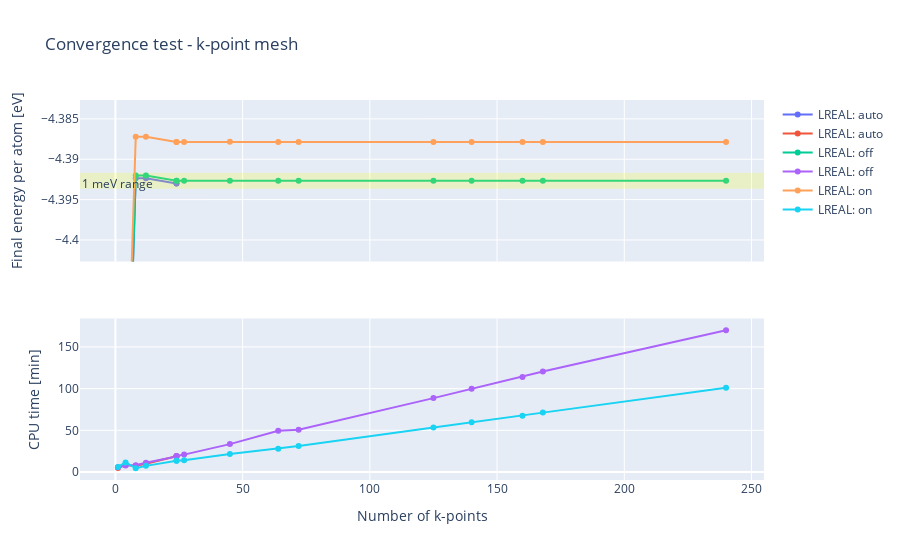

This figure's notebook cell:
### Code cell
# graphing 1x2
fig = make_subplots(rows=2, cols=1, shared_xaxes=True)

for setting in results['Real space'].unique():
    subset = results.query('`Real space`==@setting')
    fig.append_trace(go.Scatter(
                x=subset['# k-points'],
                y=subset['Final energy [eV]'],
                name=f'LREAL: {setting}',
                hovertemplate=
                    "%{text}"+"<br>Number of k-points: %{x}"+"<br>Final energy: %{y}",
                text = subset['k-points']
            ),
            row=1, col=1
            )
    fig.append_trace(go.Scatter(
                x=subset['# k-points'],
                y=subset['CPU time [min]'],
                name=f'LREAL: {setting}',
                hovertemplate=
                    "%{text}"+"<br>Number of k-points: %{x}"+"<br>CPU time: %{y}",
                text = subset['k-points']
            ),
            row=2, col=1
            )
fig.update_layout(
        title_text = 'Convergence test - k-point mesh',
        )

fig.update_xaxes(title_text='Number of k-points', row=2, col=1)
fig.update_yaxes(title_text='Final energy per atom [eV]', row=1, col=1, range=[max_value-0.01,max_value+0.01])
fig.update_yaxes(title_text='CPU time [min]', row=2, col=1)
fig.add_hrect(y0=max_value-0.001,y1=max_value+0.001, row=1, col=1, line_width=0, fillcolor='yellow', opacity=0.2, annotation_text="1 meV range", annotation_position="top left")

### Figure 1 — Plotly figure (JSON) as saved in the notebook; plotly's stock layout.template omitted (floating-point values rounded to 4 significant figures)
{"data": [{"hovertemplate": "%{text}<br>Number of k-points: %{x}<br>Final energy: %{y}", "name": "LREAL: auto", "text": ["1x1x1", "1x2x2", "2x2x2", "2x2x4", "3x4x6", "3x5x6"], "type": "scatter", "x": [1, 4, 8, 12, 24, 24], "xaxis": "x", "y": [-4.413, -4.432, -4.392, -4.392, -4.393, -4.393], "yaxis": "y"}, {"hovertemplate": "%{text}<br>Number of k-points: %{x}<br>CPU time: %{y}", "name": "LREAL: auto", "text": ["1x1x1", "1x2x2", "2x2x2", "2x2x4", "3x4x6", "3x5x6"], "type": "scatter", "x": [1, 4, 8, 12, 24, 24], "xaxis": "x2", "y": [4.768, 8.519, 7.62, 9.908, 19.0, 19.02], "yaxis": "y2"}, {"hovertemplate": "%{text}<br>Number of k-points: %{x}<br>Final energy: %{y}", "name": "LREAL: off", "text": ["1x1x1", "1x2x2", "2x2x2", "2x2x4", "3x4x6", "3x5x6", "4x4x4", "4x5x8", "6x6x6", "5x7x11", "8x8x8", "6x8x13", "7x9x15", "6x10x12", "8x10x14"], "type": "scatter", "x": [1, 4, 8, 12, 24, 24, 27, 45, 64, 72, 125, 140, 160, 168, 240], "xaxis": "x", "y": [-4.413, -4.431, -4.392, -4.392, -4.393, -4.393, -4.393, -4.393, -4.393, -4.393, -4.393, -4.393, -4.393, -4.393, -4.393], "yaxis": "y"}, {"hovertemplate": "%{text}<br>Number of k-points: %{x}<br>CPU time: %{y}", "name": "LREAL: off", "text": ["1x1x1", "1x2x2", "2x2x2", "2x2x4", "3x4x6", "3x5x6", "4x4x4", "4x5x8", "6x6x6", "5x7x11", "8x8x8", "6x8x13", "7x9x15", "6x10x12", "8x10x14"], "type": "scatter", "x": [1, 4, 8, 12, 24, 24, 27, 45, 64, 72, 125, 140, 160, 168, 240], "xaxis": "x2", "y": [5.814, 7.696, 8.05, 11.03, 18.77, 19.25, 20.87, 33.45, 49.37, 50.71, 88.62, 99.72, 114.0, 120.6, 169.9], "yaxis": "y2"}, {"hovertemplate": "%{text}<br>Number of k-points: %{x}<br>Final energy: %{y}", "name": "LREAL: on", "text": ["1x1x1", "1x2x2", "2x2x2", "2x2x4", "3x5x6", "3x4x6", "4x4x4", "4x5x8", "6x6x6", "5x7x11", "8x8x8", "6x8x13", "7x9x15", "6x10x12", "8x10x14"], "type": "scatter", "x": [1, 4, 8, 12, 24, 24, 27, 45, 64, 72, 125, 140, 160, 168, 240], "xaxis": "x", "y": [-4.408, -4.426, -4.387, -4.387, -4.388, -4.388, -4.388, -4.388, -4.388, -4.388, -4.388, -4.388, -4.388, -4.388, -4.388], "yaxis": "y"}, {"hovertemplate": "%{text}<br>Number of k-points: %{x}<br>CPU time: %{y}", "name": "LREAL: on", "text": ["1x1x1", "1x2x2", "2x2x2", "2x2x4", "3x5x6", "3x4x6", "4x4x4", "4x5x8", "6x6x6", "5x7x11", "8x8x8", "6x8x13", "7x9x15", "6x10x12", "8x10x14"], "type": "scatter", "x": [1, 4, 8, 12, 24, 24, 27, 45, 64, 72, 125, 140, 160, 168, 240], "xaxis": "x2", "y": [6.136, 11.45, 4.609, 7.372, 13.46, 13.39, 13.99, 21.5, 27.9, 31.11, 53.35, 59.73, 67.6, 71.24, 101.0], "yaxis": "y2"}], "layout": {"annotations": [{"showarrow": false, "text": "1 meV range", "x": 0, "xanchor": "left", "xref": "x domain", "y": -4.392, "yanchor": "top", "yref": "y"}], "shapes": [{"fillcolor": "yellow", "line": {"width": 0}, "opacity": 0.2, "type": "rect", "x0": 0, "x1": 1, "xref": "x domain", "y0": -4.394, "y1": -4.392, "yref": "y"}], "title": {"text": "Convergence test - k-point mesh"}, "xaxis": {"anchor": "y", "domain": [0, 1], "matches": "x2", "showticklabels": false}, "xaxis2": {"anchor": "y2", "domain": [0, 1], "title": {"text": "Number of k-points"}}, "yaxis": {"anchor": "x", "domain": [0.575, 1], "range": [-4.403, -4.383], "title": {"text": "Final energy per atom [eV]"}}, "yaxis2": {"anchor": "x2", "domain": [0, 0.425], "title": {"text": "CPU time [min]"}}}}
